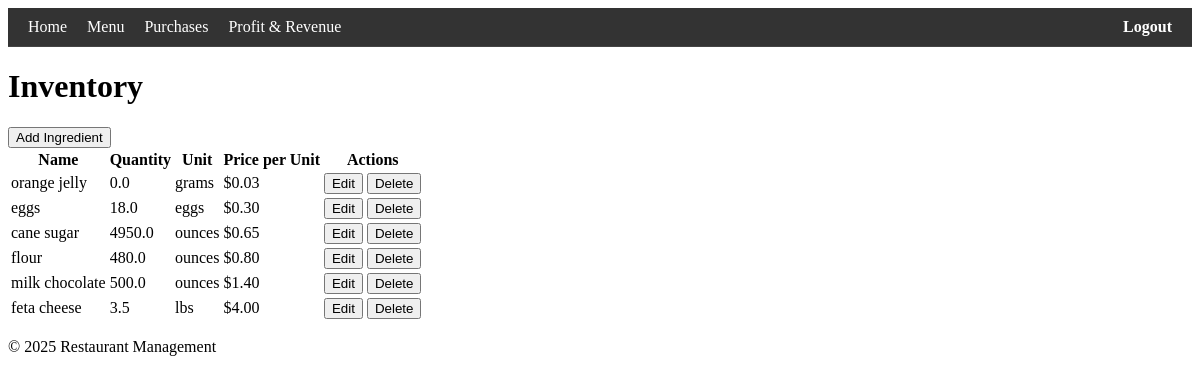
The app's page / (signed in) with its own data.
### inventory/models.py (models this page shows, shortened)
class Ingredient(models.Model):
    name = models.CharField(max_length=100)  # name of ingredient (e.g., flour)
    quantity = models.FloatField(
        default=0
    )  # quantity available in the inventory (e.g., 4.5)
    unit = models.CharField(
        max_length=50, default="unitless"
    )  # unit of measurement (e.g., "tbsp", "lbs")
    unit_price = models.DecimalField(
        max_digits=10, decimal_places=2
    )  # price per unit (e.g., 0.05)

### inventory/views.py (the view)
# urls.py: path("", InventoryListView.as_view(), name="home"),
class InventoryListView(LoginRequiredMixin, ListView):
    model = Ingredient
    template_name = "inventory/inventory_list.html"
    context_object_name = "ingredients"
    def get_context_data(self, **kwargs):
        context = super().get_context_data(**kwargs)
        context["current_year"] = datetime.now().year
        return context

### inventory/templates/inventory/inventory_list.html (shortened to what this page needs)
{% extends 'base.html' %}
{% block content %}
<h1>Inventory</h1>
<a href="{% url 'ingredient-add' %}"><button>Add Ingredient</button></a>
<table>
    <thead>
        <tr>
            <th>Name</th>
            <th>Quantity</th>
            <th>Unit</th>
            <th>Price per Unit</th>
            <th>Actions</th>
        </tr>
    </thead>
    <tbody>
        {% for ingredient in ingredients %}
        <tr>
            <td>{{ ingredient.name }}</td>
            <td>{{ ingredient.quantity }}</td>
            <td>{{ ingredient.unit }}</td>
            <td>${{ ingredient.unit_price }}</td>
            <td>
                <a href="{% url 'ingredient-edit' ingredient.id %}"><button>Edit</button></a>
                <a href="{% url 'ingredient-delete' ingredient.id %}"><button>Delete</button></a>
            </td>
        </tr>
        {% endfor %}
    </tbody>
</table>
{% endblock %}

### records on screen
Ingredient: name "orange jelly", quantity "0.0", unit "grams", unit_price "0.03"
Ingredient: name "eggs", quantity "18.0", unit "eggs", unit_price "0.30"
Ingredient: name "cane sugar", quantity "4950.0", unit "ounces", unit_price "0.65"
Ingredient: name "flour", quantity "480.0", unit "ounces", unit_price "0.80"
Ingredient: name "milk chocolate", quantity "500.0", unit "ounces", unit_price "1.40"
Ingredient: name "feta cheese", quantity "3.5", unit "lbs", unit_price "4.00"

### other values on screen
{{ current_year }} "2025"
